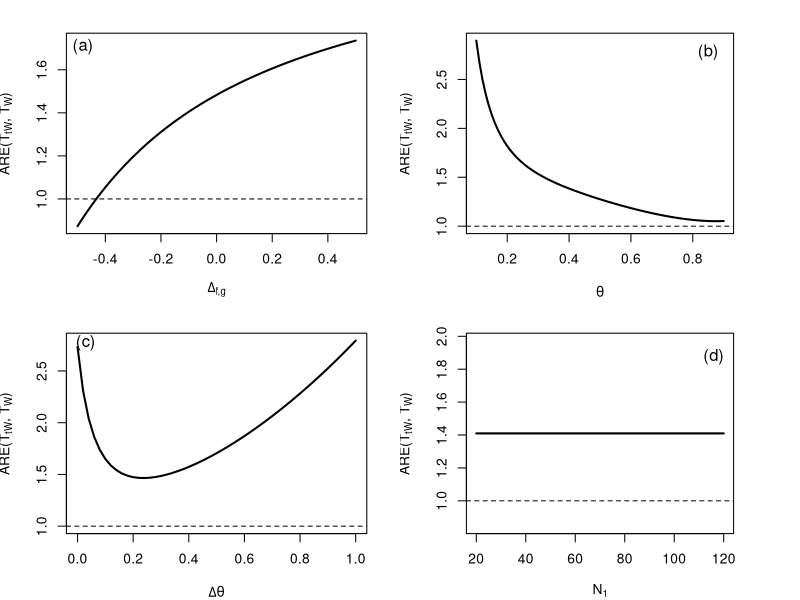

This chart was generated by the following R code:
# This file will generate the plot about ARE between T_{tW} and T_{W}. 
# We consider 4 cases here. 
# The result figure is called "ARE_Wilcoxon.pdf"

pdf(file = "ARE_Wilcoxon.pdf", width = 8, height = 8)
par(mfrow = c(2, 2))

N1 = 40; N2 = 50;
theta1 = 0.3; theta2 = 0.8;
n1 = N1*theta1; n2 = N2*theta2;
thetam = max(theta1, theta2);
theta = (theta1 + theta2)/2;
dtheta = theta2 - theta1;
d12 = seq(-0.5, 0.5, 0.01);

vS = N1*N2*(N1+N2)*theta*(theta^2+3*(1 - theta))/12;
vs = N1*N2*(N1+N2)*theta^3*(1+3*(1 - theta))/12;
meanS = n1*n2*d12 + N1*N2*dtheta/2;
means = n1*n2*d12 + N1*N2*dtheta/2*thetam - theta*(1 - theta)*(N2 - N1)/4;
ratio = (means/meanS)^2*(vS/vs);

par(mar=c(4,4,2,2)) 
plot(d12, ratio, type = "l", lwd = 2, xlab = expression(Delta["f,g"]), 
ylab = expression("ARE(T"[tW]*", T"[W]*")"))
text(x = -0.48, y = 1.65, "(a)", pos = 3, cex = 1.2)
abline(h = 1, lty = 2)
# text(-0.48, 1.05, "y=1", cex = 1)

N1 = 40; N2 = 50;
theta = seq(0.1, 0.9, by = 0.01);
theta1 = theta - 0.1; theta2 = theta + 0.1;
n1 = N1*theta1; n2 = N2*theta2;
thetam = apply(cbind(theta1, theta2), 1, max);
theta = (theta1 + theta2)/2;
dtheta = theta2 - theta1;
d12 = 0.1;

vS = N1*N2*(N1+N2)*theta*(theta^2+3*(1 - theta))/12;
vs = N1*N2*(N1+N2)*theta^3*(1+3*(1 - theta))/12;
meanS = n1*n2*d12 + N1*N2*dtheta/2;
means = n1*n2*d12 + N1*N2*dtheta/2*thetam - theta*(1 - theta)*(N2 - N1)/4;
ratio = (means/meanS)^2*(vS/vs);

par(mar=c(4,4,2,4)) 
plot(theta, ratio, type = "l", lwd = 2, xlab = expression(theta), ylab = expression("ARE(T"[tW]*", T"[W]*")"), 
     ylim = c(1, max(ratio)))
text(0.85, 2.65, "(b)", pos = 3, cex = 1.2)
abline(h = 1, lty = 2)
# text(0.15, 1.05, "y=1", cex = 1)

N1 = 40; N2 = 50;
dtheta = seq(0, 0.5, by = 0.01);
theta1 = 0.5 - dtheta; theta2 = 0.5 + dtheta;
n1 = N1*theta1; n2 = N2*theta2;
thetam = apply(cbind(theta1, theta2), 1, max);
theta = (theta1 + theta2)/2;
d12 = 0.1;

vS = N1*N2*(N1+N2)*theta*(theta^2+3*(1 - theta))/12;
vs = N1*N2*(N1+N2)*theta^3*(1+3*(1 - theta))/12;
meanS = n1*n2*d12 + N1*N2*dtheta/2;
means = n1*n2*d12 + N1*N2*dtheta/2*thetam - theta*(1 - theta)*(N2 - N1)/4;
ratio = (means/meanS)^2*(vS/vs);

par(mar=c(4,4,2,2)) 
plot(dtheta*2, ratio, type = "l", lwd = 2, xlab = expression(Delta*theta), ylab = expression("ARE(T"[tW]*", T"[W]*")"), 
     ylim = c(1, max(ratio)))
text(0.03, 2.65, "(c)", pos = 3, cex = 1.2)
abline(h = 1, lty = 2)
# text(0.1, 1.05, "y=1", cex = 1)

N1 = seq(20, 120, by = 5); N2 = 50;
theta1 = 0.3; theta2 = 0.8;
n1 = N1*theta1; n2 = N2*theta2;
thetam = max(theta1, theta2);
theta = (theta1 + theta2)/2;
dtheta = theta1 - theta2;
d12 = 0.1;

vS = N1*N2*(N1+N2)*theta*(theta^2+3*(1 - theta))/12;
vs = N1*N2*(N1+N2)*theta^3*(1+3*(1 - theta))/12;
meanS = n1*n2*d12 + N1*N2*dtheta/2;
means = n1*n2*d12 + N1*N2*dtheta/2*thetam - theta*(1 - theta)*(N2 - N1)/4;
ratio = (means/meanS)^2*(vS/vs);

ratio = (1/theta^2)*(1 - theta + theta^2/3)/(1 - theta + 1/3)*((theta1*theta2*d12 + dtheta*thetam/2)/(theta1*theta2*d12 + dtheta/2))^2
par(mar=c(4,4,2,4)) 
plot(N1, rep(ratio, length(N1)), type = "l", lwd = 2, xlab = expression('N'[1]), ylab = expression("ARE(T"[tW]*", T"[W]*")"))
text(116, 1.8, "(d)", pos = 3, cex = 1.2)
abline(h = 1, lty = 2)
# text(min(N1) + 2, 1.05, "y=1", cex = 1)
dev.off()

